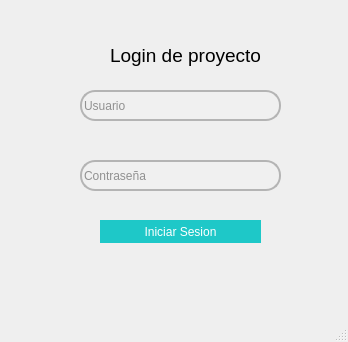
<?xml version="1.0" encoding="UTF-8"?>
<ui version="4.0">
 <class>MainWindow</class>
 <widget class="QMainWindow" name="MainWindow">
  <property name="geometry">
   <rect>
    <x>0</x>
    <y>0</y>
    <width>348</width>
    <height>342</height>
   </rect>
  </property>
  <property name="windowTitle">
   <string>MainWindow</string>
  </property>
  <property name="styleSheet">
   <string notr="true">color: rgb(31, 29, 29);
</string>
  </property>
  <widget class="QWidget" name="centralwidget">
   <widget class="QLineEdit" name="CajaUsuario">
    <property name="geometry">
     <rect>
      <x>80</x>
      <y>90</y>
      <width>201</width>
      <height>31</height>
     </rect>
    </property>
    <property name="styleSheet">
     <string notr="true">QLineEdit {
    border: 2px solid rgb(180, 180, 180); /* Gris más claro */
    border-radius: 15px;
    color: rgb(50, 50, 50); /* Texto gris oscuro para mejor contraste */
    background-color: rgb(240, 240, 240); /* Fondo gris claro */
}

QLineEdit:hover {
    border: 2px solid rgb(160, 160, 160); /* Cambio sutil en el hover */
}

QLineEdit:focus {
    border: 2px solid rgb(100, 150, 250); /* Azul suave para el foco */
}
</string>
    </property>
    <property name="placeholderText">
     <string>Usuario</string>
    </property>
   </widget>
   <widget class="QLineEdit" name="CajaContrasena">
    <property name="geometry">
     <rect>
      <x>80</x>
      <y>160</y>
      <width>201</width>
      <height>31</height>
     </rect>
    </property>
    <property name="styleSheet">
     <string notr="true">QLineEdit {
    border: 2px solid rgb(180, 180, 180); /* Gris claro */
    border-radius: 15px;
    color: rgb(50, 50, 50); /* Gris oscuro para cualquier texto visible */
    background-color: rgb(240, 240, 240); /* Fondo gris claro */
    lineedit-password-character: 9679; /* Caracter de círculo sólido (•) para las contraseñas */
}

QLineEdit:hover {
    border: 2px solid rgb(160, 160, 160); /* Cambio sutil al pasar el cursor */
}

QLineEdit:focus {
    border: 2px solid rgb(100, 150, 250); /* Azul claro para el foco */
}
</string>
    </property>
    <property name="placeholderText">
     <string>Contraseña</string>
    </property>
   </widget>
   <widget class="QPushButton" name="IniciarSesion">
    <property name="geometry">
     <rect>
      <x>100</x>
      <y>220</y>
      <width>161</width>
      <height>23</height>
     </rect>
    </property>
    <property name="styleSheet">
     <string notr="true">QPushButton {
border-radius: 15px;
background-color: rgb(30, 200, 200);
color: rgb(255, 255, 255);
}
QPushButton:hover {
background-color: rgb(26, 179, 179);
}</string>
    </property>
    <property name="text">
     <string>Iniciar Sesion</string>
    </property>
   </widget>
   <widget class="QLabel" name="label">
    <property name="geometry">
     <rect>
      <x>110</x>
      <y>40</y>
      <width>151</width>
      <height>31</height>
     </rect>
    </property>
    <property name="font">
     <font>
      <pointsize>14</pointsize>
     </font>
    </property>
    <property name="styleSheet">
     <string notr="true">color: rgb(0, 0, 0);</string>
    </property>
    <property name="text">
     <string>Login de proyecto</string>
    </property>
    <property name="textFormat">
     <enum>Qt::PlainText</enum>
    </property>
   </widget>
  </widget>
  <widget class="QStatusBar" name="statusbar"/>
 </widget>
 <resources/>
 <connections/>
</ui>
